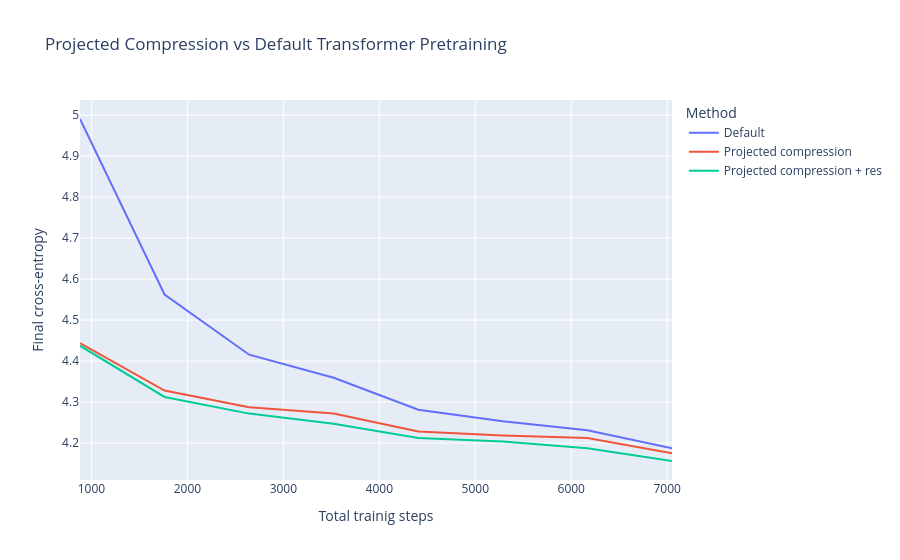

The notebook cell saved with this chart:
### Code cell
import plotly.express as px
import pandas as pd

# Define column names
x_col = "Total trainig steps"
y1_col = "Default"
y11_col = "Default_2"
y2_col = "Projected compression"
y3_col = "Projected compression + res"
color_col = "Method"
value_col = "Cross-entropy"

data = {
    x_col: [881, 1762, 2644, 3525, 4406, 5287, 6168, 7050], # , 7931, 8812
    y1_col: [4.990625, 4.5625, 4.415625, 4.359375, 4.28125, 4.253125, 4.23125, 4.1875], # , 4.190625, 4.190625
    # y11_col: [5.05, 4.596875, 4.409375, 4.346875, 4.265625, 4.246875, 4.2125, 4.165625], # , 4.190625, 4.165625
    y2_col: [4.44375, 4.328125, 4.2875, 4.271875, 4.228125, 4.21875, 4.2125, 4.175], # , 4.203125, 4.19375
    y3_col: [4.4375, 4.3125, 4.271875, 4.246875, 4.2125, 4.20625, 4.1875, 4.15625] # , 4.175, 4.178125
}
# Convert to DataFrame
df = pd.DataFrame(data)

# Melt the DataFrame to long format for Plotly Express
df_melted = df.melt(id_vars=[x_col], value_vars=[y1_col, y2_col, y3_col], var_name=color_col, value_name=value_col)

# Create line chart
fig = px.line(df_melted, x=x_col, y=value_col, color=color_col, title="Projected Compression vs Default Transformer Pretraining")
fig.write_image("line_chart.svg", format='svg')
fig.show()

### Figure 1 — Plotly figure (JSON) as saved in the notebook; plotly's stock layout.template omitted (floating-point values rounded to 4 significant figures)
{"data": [{"hovertemplate": "Method=Default<br>Total trainig steps=%{x}<br>Final cross-entropy=%{y}<extra></extra>", "legendgroup": "Default", "line": {"color": "#636efa", "dash": "solid"}, "marker": {"symbol": "circle"}, "mode": "lines", "name": "Default", "orientation": "v", "showlegend": true, "type": "scatter", "x": [881, 1762, 2644, 3525, 4406, 5287, 6168, 7050], "xaxis": "x", "y": [4.991, 4.562, 4.416, 4.359, 4.281, 4.253, 4.231, 4.188], "yaxis": "y"}, {"hovertemplate": "Method=Projected compression<br>Total trainig steps=%{x}<br>Final cross-entropy=%{y}<extra></extra>", "legendgroup": "Projected compression", "line": {"color": "#EF553B", "dash": "solid"}, "marker": {"symbol": "circle"}, "mode": "lines", "name": "Projected compression", "orientation": "v", "showlegend": true, "type": "scatter", "x": [881, 1762, 2644, 3525, 4406, 5287, 6168, 7050], "xaxis": "x", "y": [4.444, 4.328, 4.287, 4.272, 4.228, 4.219, 4.213, 4.175], "yaxis": "y"}, {"hovertemplate": "Method=Projected compression + res<br>Total trainig steps=%{x}<br>Final cross-entropy=%{y}<extra></extra>", "legendgroup": "Projected compression + res", "line": {"color": "#00cc96", "dash": "solid"}, "marker": {"symbol": "circle"}, "mode": "lines", "name": "Projected compression + res", "orientation": "v", "showlegend": true, "type": "scatter", "x": [881, 1762, 2644, 3525, 4406, 5287, 6168, 7050], "xaxis": "x", "y": [4.438, 4.312, 4.272, 4.247, 4.213, 4.204, 4.188, 4.156], "yaxis": "y"}], "layout": {"legend": {"title": {"text": "Method"}, "tracegroupgap": 0}, "title": {"text": "Projected Compression vs Default Transformer Pretraining"}, "xaxis": {"anchor": "y", "domain": [0, 1], "title": {"text": "Total trainig steps"}}, "yaxis": {"anchor": "x", "domain": [0, 1], "title": {"text": "Final cross-entropy"}}}}
